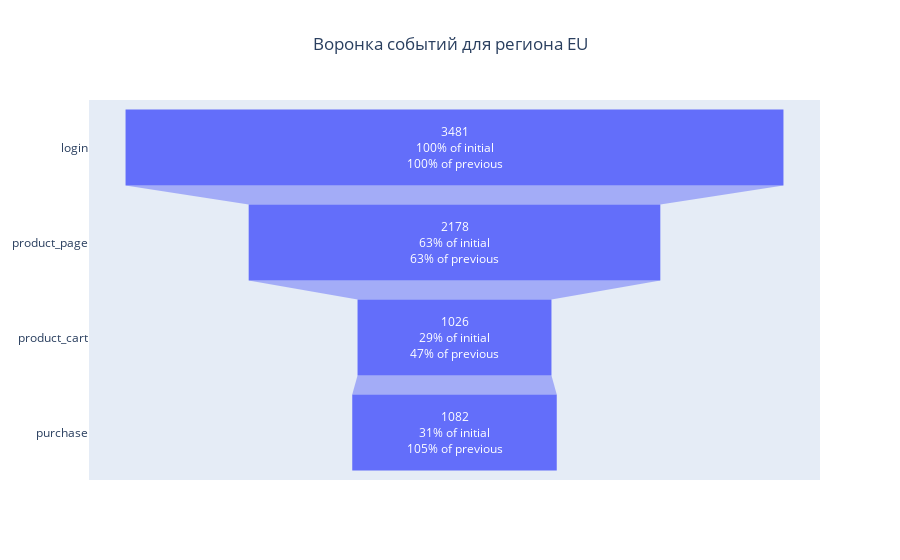

The code cell stored with this chart in its notebook:
### Code cell
fig = go.Figure()
fig.add_trace(go.Funnel(
    name = 'Funnel',
    x = funnel['user_id'],
    y = funnel['event_name'],
    
    textinfo = 'value + percent initial + percent previous'))

fig.update_layout(title = 'Воронка событий для региона EU', title_x = 0.5)
fig.show()

### Figure 1 — Plotly figure (JSON) as saved in the notebook; plotly's stock layout.template omitted (floating-point values rounded to 4 significant figures)
{"data": [{"name": "Funnel", "textinfo": "value+percent initial+percent previous", "type": "funnel", "x": [3481, 2178, 1026, 1082], "y": ["login", "product_page", "product_cart", "purchase"]}], "layout": {"title": {"text": "Воронка событий для региона EU", "x": 0.5}}}
